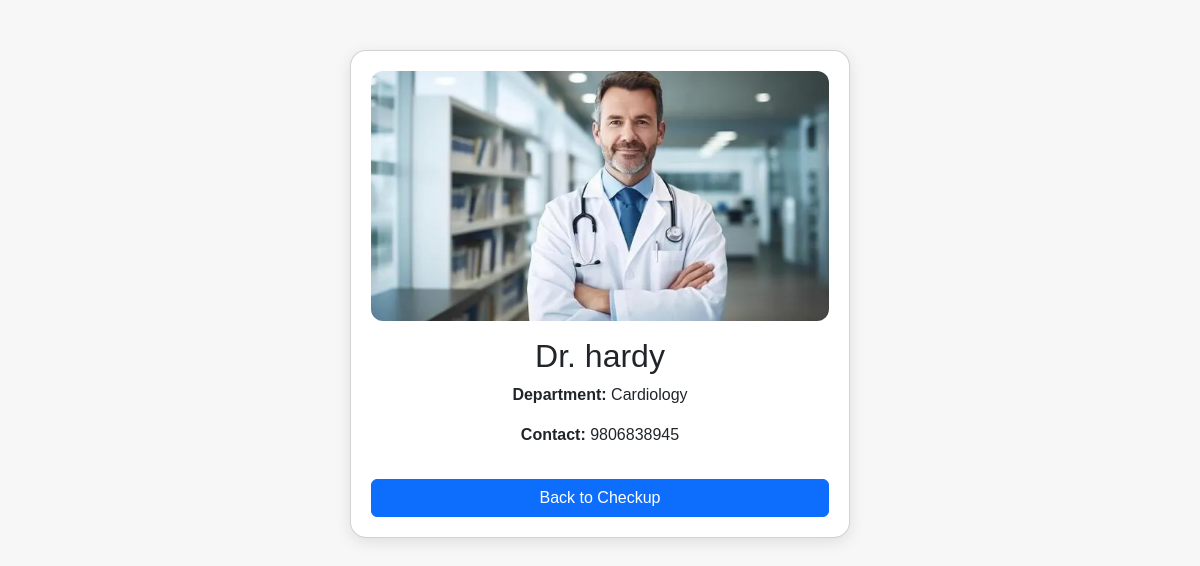
Page /checkup/doctor/1/ on the committed database.
### doctors/models.py (models this page shows, shortened)
class Doctor(models.Model):
    name = models.CharField(max_length=100)
    department = models.ForeignKey(Department, on_delete=models.CASCADE)
    contact_number = models.CharField(max_length=15)
    image = models.ImageField(upload_to='doctors/', blank=True, null=True)

class Department(models.Model):
    name = models.CharField(max_length=100)

### doctors/views.py (the view)
# urls.py: path('doctor/<int:pk>/', doctor_detail_view, name='doctor_detail'),
def doctor_detail_view(request, pk):
    doctor = get_object_or_404(Doctor, pk=pk)
    return render(request, 'doctors/doctor_detail.html', {'doctor': doctor})

### doctors/templates/doctors/doctor_detail.html (shortened to what this page needs)
{% load static %}
<!DOCTYPE html>
<html lang="en">
<head>
    <link href="https://cdn.jsdelivr.net/npm/bootstrap@5.3.0/dist/css/bootstrap.min.css" rel="stylesheet">
</head>
<body>
    <div class="card text-center">
        {% if doctor.image %}
            <img src="{{ doctor.image.url }}" alt="{{ doctor.name }}" class="doctor-img mb-3">
        {% endif %}
        <h2>{{ doctor.name }}</h2>
        <p><strong>Department:</strong> {{ doctor.department.name }}</p>
        <p><strong>Contact:</strong> {{ doctor.contact_number }}</p>
        <a href="{% url 'start_checkup' %}" class="btn btn-primary mt-3">Back to Checkup</a>
    </div>
</body>
</html>

### doctors/templates/doctors/doctor_detail.html (style rules this page uses)
body { background: #f7f7f7; font-family: Arial, sans-serif; }
.card { max-width: 500px; margin: 50px auto; padding: 20px; border-radius: 16px; background: #fff; box-shadow: 0 4px 16px rgba(0,0,0,0.1); }
.doctor-img { width: 100%; max-height: 250px; object-fit: cover; border-radius: 12px; }

### rows in the picture
Doctor: image (picture), name "Dr. hardy", department.name "Cardiology", contact_number "9806838945"
